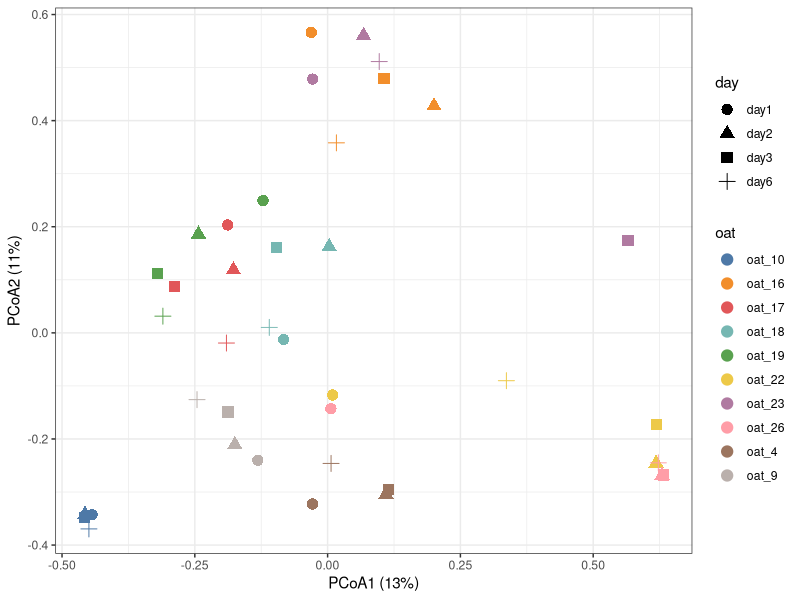

Write R code to recreate this figure.
library(tidyverse)
library(vegan)

#################################
# PCoA (Bray-Curtis) of spontaneously fermented oat samples
#################################

profiles <- read_tsv("results/combined-spontaneous-oat-profiles.tsv")

# filter low coverage hits, renormalize to 100
filtered_profiles <- profiles %>% 
  filter(Eff_cov > 1) %>% 
  group_by(sample, species) %>% 
  summarise(abundance = sum(Sequence_abundance), .groups="drop") %>% 
  group_by(sample) %>% 
  mutate(abundance = 100 * abundance / sum(abundance)) %>% 
  ungroup() %>% 
  pivot_wider(names_from = species, values_from = abundance, values_fill = 0)

# abundance matrix and smaple metadata for vegan prep
abundance_matrix <- filtered_profiles %>% 
  column_to_rownames("sample") %>% 
  as.matrix()

metadata <- tibble(sample = rownames(abundance_matrix)) %>% 
  left_join(distinct(profiles, sample, oat, day), by = "sample") %>% 
  mutate(day = factor(day, levels = c("day1", "day2", "day3", "day6")))

# Bray-Curtis distance and PCoA
bc <- vegdist(abundance_matrix, method = "bray")

# add = TRUE for negative eigenvalues
pcoa <- cmdscale(bc, k=2, eig=TRUE, add=TRUE)
pct <- round(100 * pcoa$eig[1:2]/ sum(pcoa$eig[pcoa$eig > 0], 1))

scores <- pcoa$points
colnames(scores) <- c("PCoA1", "PCoA2")
scores <- scores %>% 
  as_tibble(rownames = "sample") %>% 
  left_join(metadata, by="sample")

# plot colored by fermentation day
axis_labs <- labs(x = paste0("PCoA1 (", pct[1], "%)"),
                  y = paste0("PCoA2 (", pct[2], "%)"))

oat_cols <- c("#4E79A7","#F28E2B","#E15759","#76B7B2","#59A14F",
              "#EDC948","#B07AA1","#FF9DA7","#9C755F","#BAB0AC")


p_oat_day <- ggplot(scores, aes(PCoA1, PCoA2, color=oat, shape=day)) +
  geom_point(size=3.5) +
  scale_color_manual(values = oat_cols) +
  axis_labs +
  theme_bw()

ggsave("figures/bc-pcoa-oat-day.png", p_oat_day, width=8, height=5, units=c("in"))
